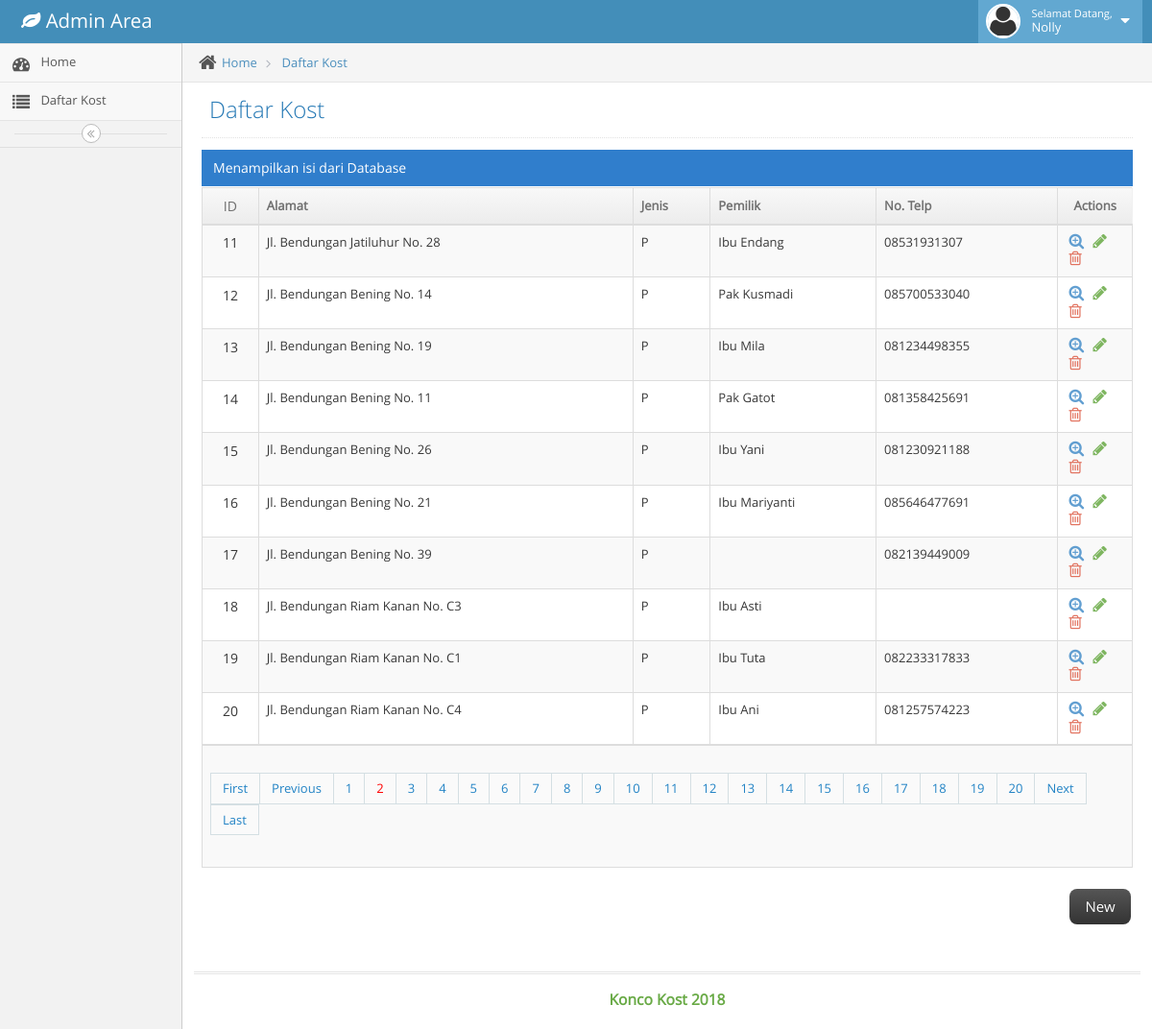
The app's page /modul/admin/index.php?modul=konten&file=content&page_no=2 (signed in) with its own data.
### tables this page shows
CREATE TABLE `tb_kost` (
  `id` int(5) NOT NULL,
  `alamat` varchar(255) DEFAULT NULL,
  `jenis` varchar(3) DEFAULT NULL,
  `pemilik` int(3) DEFAULT NULL,
  `jumlah` varchar(3) DEFAULT NULL,
  `terpakai` varchar(3) DEFAULT NULL,
  `harga_a` int(12) DEFAULT NULL,
  `harga_b` varchar(12) DEFAULT NULL,
  `ukuran` varchar(12) DEFAULT NULL,
  `periode` varchar(10) DEFAULT NULL,
  `fasilitas` varchar(255) DEFAULT NULL,
  `latitude` decimal(9,6) DEFAULT NULL,
  `longitude` decimal(9,6) DEFAULT NULL,
  `image` varchar(255) DEFAULT NULL
);

### modul/admin/modul/konten/proses.php (the view, shortened to what this page needs)
<?php
class crud
{
	private $db;
	function __construct($koneksi)
	{
		$this->db = $koneksi;
	}
	public function dataview($query)
	{
		$stmt = $this->db->prepare($query);
		$stmt->execute();
		if($stmt->rowCount()>0)
		{
			while($data=$stmt->fetch(PDO::FETCH_ASSOC))
			{
				?>
                <tr>
					<td class="center">
						<label class="pos-rel"><?php echo $data['id'] ?></label>
					</td>
					<td><?php echo $data['alamat'] ?></td>
					<td><?php echo $data['jenis'] ?></td>
					<?php
						$query=$this->db->prepare("SELECT * FROM tb_admin WHERE id = :id");
						$query->bindParam(":id", $data['pemilik']);
					    $query->execute();
					    while($row = $query->fetch())
					    {
					?>
					<td class="hidden-480"><?php echo $row['nama'] ?></td>
					<td><?php echo $row['kontak'] ?></td>
				<?php } ?>
					<td>
					<div class="hidden-sm hidden-xs action-buttons">
						<a class="blue" href="index.php?modul=konten&file=view&id=<?php echo $data['id'] ?>">
							<i class="ace-icon fa fa-search-plus bigger-130"></i>
						</a>
						<a class="green" href="index.php?modul=konten&file=edit&id=<?php echo $data['id'] ?>">
							<i class="ace-icon fa fa-pencil bigger-130"></i>
						</a>
						<a class="red" href="index.php?modul=konten&file=hapus&id=<?php echo $data['id'] ?>">
							<i class="ace-icon fa fa-trash-o bigger-130"></i>
						</a>
					</div>
					</td>
				</tr>
                <?php
			}
		}
		else
		{
			?>
            <tr>
            <td>Nothing here...</td>
            </tr>
            <?php
		}
	}
	public function paginglink($query,$records_per_page)
	{
		$self = "index.php?modul=konten&file=content" ;
		$stmt = $this->db->prepare($query);
		$stmt->execute();
		$total_no_of_records = $stmt->rowCount();
		if($total_no_of_records > 0)
		{
			?><ul class="pagination"><?php
			$total_no_of_pages=ceil($total_no_of_records/$records_per_page);
			$current_page=1;
			if(isset($_GET["page_no"]))
			{
				$current_page=$_GET["page_no"];
			}
			if($current_page!=1)
			{
				$previous =$current_page-1;
				echo "<li><a href='".$self."&page_no=1'>First</a></li>";
				echo "<li><a href='".$self."&page_no=".$previous."'>Previous</a></li>";
			}
			for($i=1;$i<=$total_no_of_pages;$i++)
			{
				if($i==$current_page)
				{
					echo "<li><a href='".$self."&page_no=".$i."' style='color:red;'>".$i."</a></li>";
				}
				else
				{
					echo "<li><a href='".$self."&page_no=".$i."'>".$i."</a></li>";
				}
			}
			if($current_page!=$total_no_of_pages)
			{
				$next=$current_page+1;
				echo "<li><a href='".$self."&page_no=".$next."'>Next</a></li>";
				echo "<li><a href='".$self."&page_no=".$total_no_of_pages."'>Last</a></li>";
			}
			?></ul><?php
		}
	}
}

### records on screen
tb_kost: id "11", alamat "Jl. Bendungan Jatiluhur No. 28", jenis "P"
tb_kost: id "12", alamat "Jl. Bendungan Bening No. 14", jenis "P"
tb_kost: id "13", alamat "Jl. Bendungan Bening No. 19", jenis "P"
tb_kost: id "14", alamat "Jl. Bendungan Bening No. 11", jenis "P"
tb_kost: id "15", alamat "Jl. Bendungan Bening No. 26", jenis "P"
tb_kost: id "16", alamat "Jl. Bendungan Bening No. 21", jenis "P"
tb_kost: id "17", alamat "Jl. Bendungan Bening No. 39", jenis "P"
tb_kost: id "18", alamat "Jl. Bendungan Riam Kanan No. C3", jenis "P"
tb_kost: id "19", alamat "Jl. Bendungan Riam Kanan No. C1", jenis "P"
tb_kost: id "20", alamat "Jl. Bendungan Riam Kanan No. C4", jenis "P"

### other values on screen
$_SESSION['nama'] "Nolly"
$row['nama'] "Ibu Endang"
$row['kontak'] "08531931307"
$row['nama'] "Pak Kusmadi"
$row['kontak'] "085700533040"
$row['nama'] "Ibu Mila"
$row['kontak'] "081234498355"
$row['nama'] "Pak Gatot"
$row['kontak'] "081358425691"
$row['nama'] "Ibu Yani"
$row['kontak'] "081230921188"
$row['nama'] "Ibu Mariyanti"
$row['kontak'] "085646477691"
$row['kontak'] "082139449009"
$row['nama'] "Ibu Asti"
